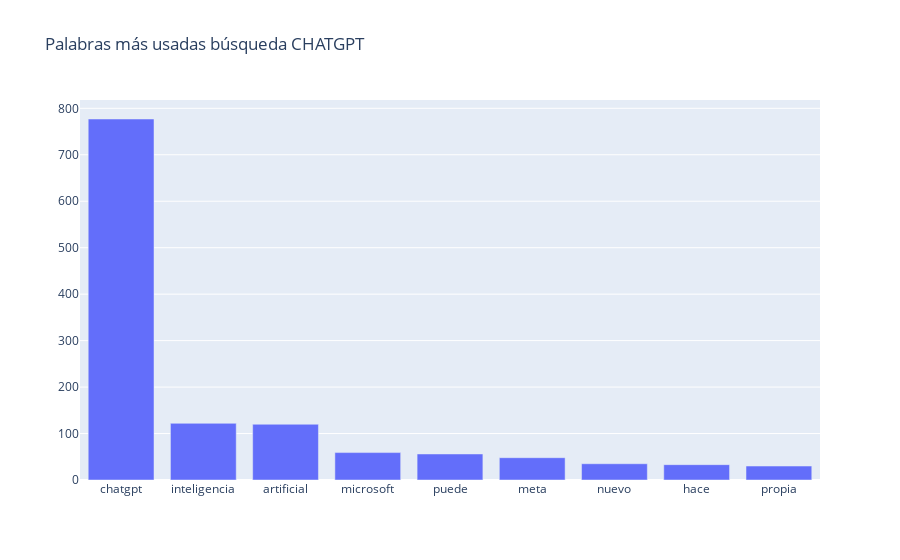

Notebook source saved alongside this figure:
### Code cell
import plotly.io as pio
import plotly.express as px
import plotly.graph_objs as go
from plotly.offline import download_plotlyjs, init_notebook_mode, plot, iplot

import matplotlib.pyplot as plt
%matplotlib inline
init_notebook_mode(connected=True)
from collections import Counter
trace = go.Bar(x=salida.word.values[:9],
               y=salida.cnt.values[:9])

layout = go.Layout(title='Palabras más usadas búsqueda CHATGPT')

fig = go.Figure(data=[trace], layout=layout)
iplot(fig)

### Figure 1 — Plotly figure (JSON) as saved in the notebook; plotly's stock layout.template omitted (floating-point values rounded to 4 significant figures)
{"data": [{"type": "bar", "x": ["chatgpt", "inteligencia", "artificial", "microsoft", "puede", "meta", "nuevo", "hace", "propia"], "y": [777, 122, 120, 59, 56, 48, 35, 33, 30]}], "layout": {"title": {"text": "Palabras más usadas búsqueda CHATGPT"}}}
